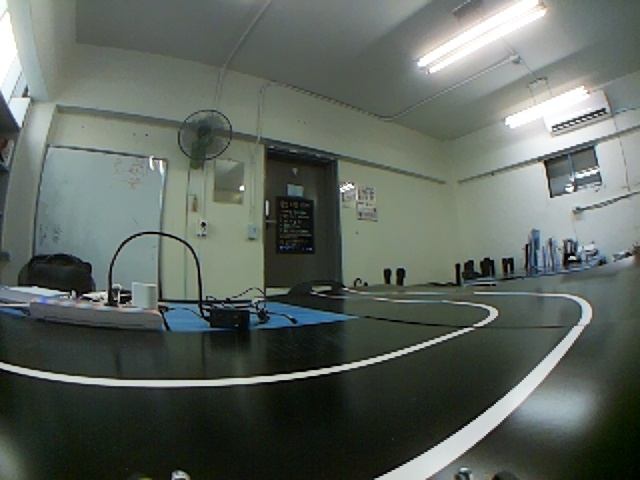
#> input picture captures/KakaoTalk_20250706_142229552.jpg, 640 x 480 px
$ python -i driving.py   (imports and definitions only)
#> lines starting #> are read from the running program, lines starting #| are printed output that depends on the picture; after the words box and inside, x2 and y2 are one past the last pixel; in counts of white or black regions, pixels touching at a corner belong together
#> further down, picture is the input picture: shape (480, 640, 3); mean B, G, R 94.7, 101.6, 93.5
import cv2
import numpy as np
import time
import afb  # 너가 만든 afb 패키지: camera.py, gpio.py 포함

# ----------------------------
# 초기화
# ----------------------------
# [2 lines not run here, left out]

# ----------------------------
# 유틸리티
# ----------------------------

def get_angle(v1, v2):
    unit_v1 = v1 / np.linalg.norm(v1)
    unit_v2 = v2 / np.linalg.norm(v2)
    dot = np.clip(np.dot(unit_v1, unit_v2), -1.0, 1.0)
    angle_rad = np.arccos(dot)
    return np.degrees(angle_rad)

def get_tangent(points, x1, x2):
    x_pts = [x for x, y in points]
    y_pts = [y for x, y in points]

    if max(x_pts) - min(x_pts) < 1e-6:
        # x 값이 전부 같음 → 수직선으로 처리
        x = x_pts[0]
        return [(x, 0), (x, max(y_pts))]

    coeffs = np.polyfit(x_pts, y_pts, 1)
    a, b = coeffs
    return [(x1, int(a * x1 + b)), (x2, int(a * x2 + b))]

def filter_outliers(points, axis='x', threshold=50):
    if not points:
        return []
    # points를 행렬로 변환
    coords = np.array(points)
    center = np.median(coords[:, 0] if axis == 'x' else coords[:, 1])
    diffs = np.abs((coords[:, 0] if axis == 'x' else coords[:, 1]) - center)
    return coords[diffs < threshold].tolist()

def get_intersection(p1, v1, p2, v2):
    # 두 개의 벡터방정식으로 교점 찾기
    A = np.array([[v1[0], -v2[0]], [v1[1], -v2[1]]])
    b = np.array([p2[0] - p1[0], p2[1] - p1[1]])
    if np.linalg.matrix_rank(A) < 2:
        return None
    t = np.linalg.solve(A, b)
    intersection = p1 + t[0] * v1
    return tuple(intersection.astype(int))

def get_nearest_point(points, target_y, max_diff=5):
    candidates = [(x, y) for (x, y) in points if abs(y - target_y) <= max_diff]
    print(f"candidates입니다. \n{candidates}\n")
    if not candidates:
        return None
    return min(candidates, key=lambda pt: abs(pt[1] - target_y))

def get_center_points_by_nearest(left_pts, right_pts, y_samples = list(range(465, 339, -12)), max_diff=5):
    center_points = []
    return center_points

# ----------------------------
# 조향각 계산
# ----------------------------

def compute_steering_angle(frame):
    roi_y1, roi_y2 = 330, 465
    roi = frame[roi_y1:roi_y2, :]
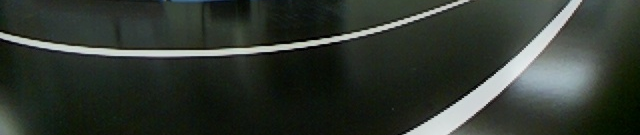
#> roi: shape (135, 640, 3); mean B, G, R 49.1, 56.4, 49.6
    roi_hsv = cv2.cvtColor(roi, cv2.COLOR_BGR2HSV)
#> roi_hsv: shape (135, 640, 3); mean H, S, V 59, 65.2, 56.7
    lower_white = np.array([0, 0, 200], dtype=np.uint8)
    upper_white = np.array([180, 30, 255], dtype=np.uint8)
    mask = cv2.inRange(roi_hsv, lower_white, upper_white)
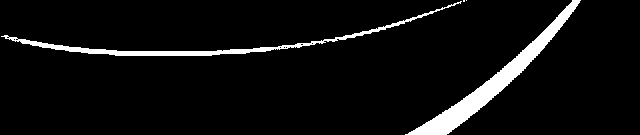
#> mask: shape (135, 640); 5.7% white; 4 white regions (2 under 20 px), largest, box (x1, y1, x2, y2) and area: (405, 0, 581, 135) 3111, (1, 1, 462, 56) 1818
    blurred = cv2.GaussianBlur(mask, (5, 5), 0)
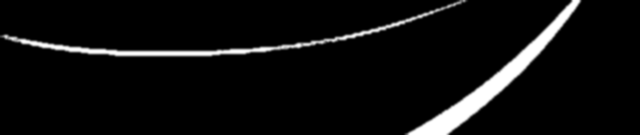
#> blurred: shape (135, 640); min 0, max 255, mean 14.6
    edges = cv2.Canny(blurred, 100, 150)
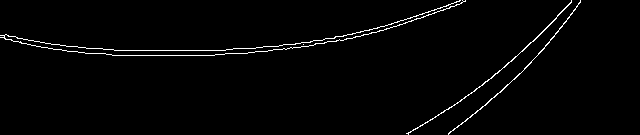
#> edges: shape (135, 640); 1.7% white in thin lines or dots

    h, w = edges.shape
#> h = 135; w = 640
    mid = w // 2
#> mid = 320
    left_pts, right_pts = [], []

    for y in range(h - 1, -1, -2):
        row = edges[y]
        for x in range(mid - 1, -1, -1):
            if row[x] == 255:
                left_pts.append((x, y))
                break
        for x in range(mid + 1, w):
            if row[x] == 255:
                right_pts.append((x, y))
                break
        if len(left_pts) >= 50 and len(right_pts) >= 50:
            break
#> after the loop, left_pts = [(224, 54), (254, 52), (272, 50), (292, 48), (308, 46), (315, 44), (310, 42), (319, 40), (22, 38), (15, 36), (6, 34)]; right_pts = 68 pairs, first value 321 to 528, second value 0 to 134

    if len(left_pts) < 2 or len(right_pts) < 2:
        return 90  # 차선 부족 → 직진 유지

    left_line = get_tangent(left_pts[:10], 0, 500)
#> in get_tangent, `x_pts = [x for x, y in points]`: x_pts = [224, 254, 272, 292, 308, 315, 310, 319, 22, 15]
#> in get_tangent, `y_pts = [y for x, y in points]`: y_pts = [54, 52, 50, 48, 46, 44, 42, 40, 38, 36]
#> in get_tangent, `coeffs = np.polyfit(x_pts, y_pts, 1)`: coeffs = [0.026, 38.93]
#> in get_tangent, `a, b = coeffs`: a = 0.026; b = 38.93
#> left_line = [(0, 38), (500, 51)]
    right_line = get_tangent(right_pts[:10], 20, 639)
#> right_line = [(20, 372), (639, -10)]

    p_left = np.array(left_line[0])
#> p_left = [0, 38]
    v_left = np.array(left_line[1]) - p_left
#> v_left = [500, 13]
    p_right = np.array(right_line[0])
#> p_right = [20, 372]
    v_right = np.array(right_line[1]) - p_right
#> v_right = [619, -382]

    intersection = get_intersection(p_left, v_left, p_right, v_right)
#> in get_intersection, `A = np.array([[v1[0], -v2[0]], [v1[1], -v2[1]]])`: A = [[500, -619], [13, 382]]
#> in get_intersection, `b = np.array([p2[0] - p1[0], p2[1] - p1[1]])`: b = [20, 334]
#> in get_intersection, `t = np.linalg.solve(A, b)`: t = [1.08, 0.838]
#> in get_intersection, `intersection = p1 + t[0] * v1`: intersection = [538.5, 52]
#> intersection = (538, 52)
    center = np.array([w // 2, 240])
#> center = [320, 240]
    if intersection is not None:
        vec = intersection - center
#> vec = [218, -188]
        angle = get_angle(vec, np.array([0, -1]))
#> in get_angle, `unit_v1 = v1 / np.linalg.norm(v1)`: unit_v1 = [0.757, -0.653]
#> in get_angle, `unit_v2 = v2 / np.linalg.norm(v2)`: unit_v2 = [0, -1]
#> in get_angle, `dot = np.clip(np.dot(unit_v1, unit_v2), -1.0, 1.0)`: dot = 0.653
#> in get_angle, `angle_rad = np.arccos(dot)`: angle_rad = 0.859
#> angle = 49.23
        adjusted = 90 + angle if vec[0] > 0 else 90 - angle
#> adjusted = 139.2
        return int(np.clip(adjusted, 40, 140))
    return 90


# ----------------------------
# 주행 루프
# ----------------------------
def main_loop():
    try:
        while True:
            frame = afb.camera.get_image()
            angle = compute_steering_angle(frame)
            print(f"[INFO] 조향각: {angle:.2f}°")

            afb.gpio.servo(angle)
            afb.gpio.motor(100, 1, 1)
            time.sleep(0.1)

    except KeyboardInterrupt:
        print("🛑 주행 중지")
        afb.gpio.motor(0, 1, 1)
        afb.gpio.servo(90)


# ----------------------------
# 실행
# ----------------------------
# [2 lines not run here, left out]

>>> import cv2
>>> picture = cv2.imread('captures/KakaoTalk_20250706_142229552.jpg')
>>> result = compute_steering_angle(picture)
#> result = 139
